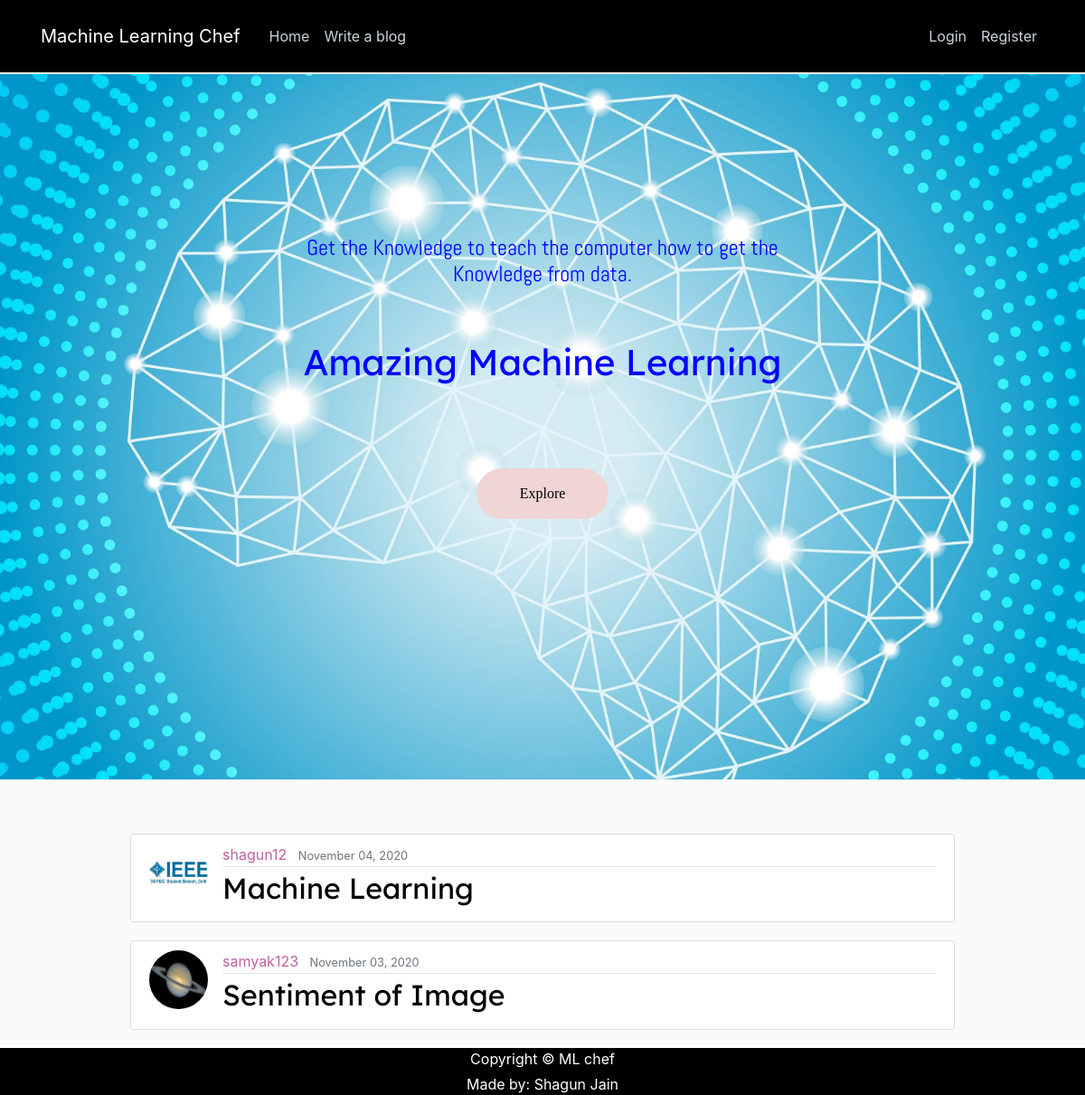
The app's page /, older data.
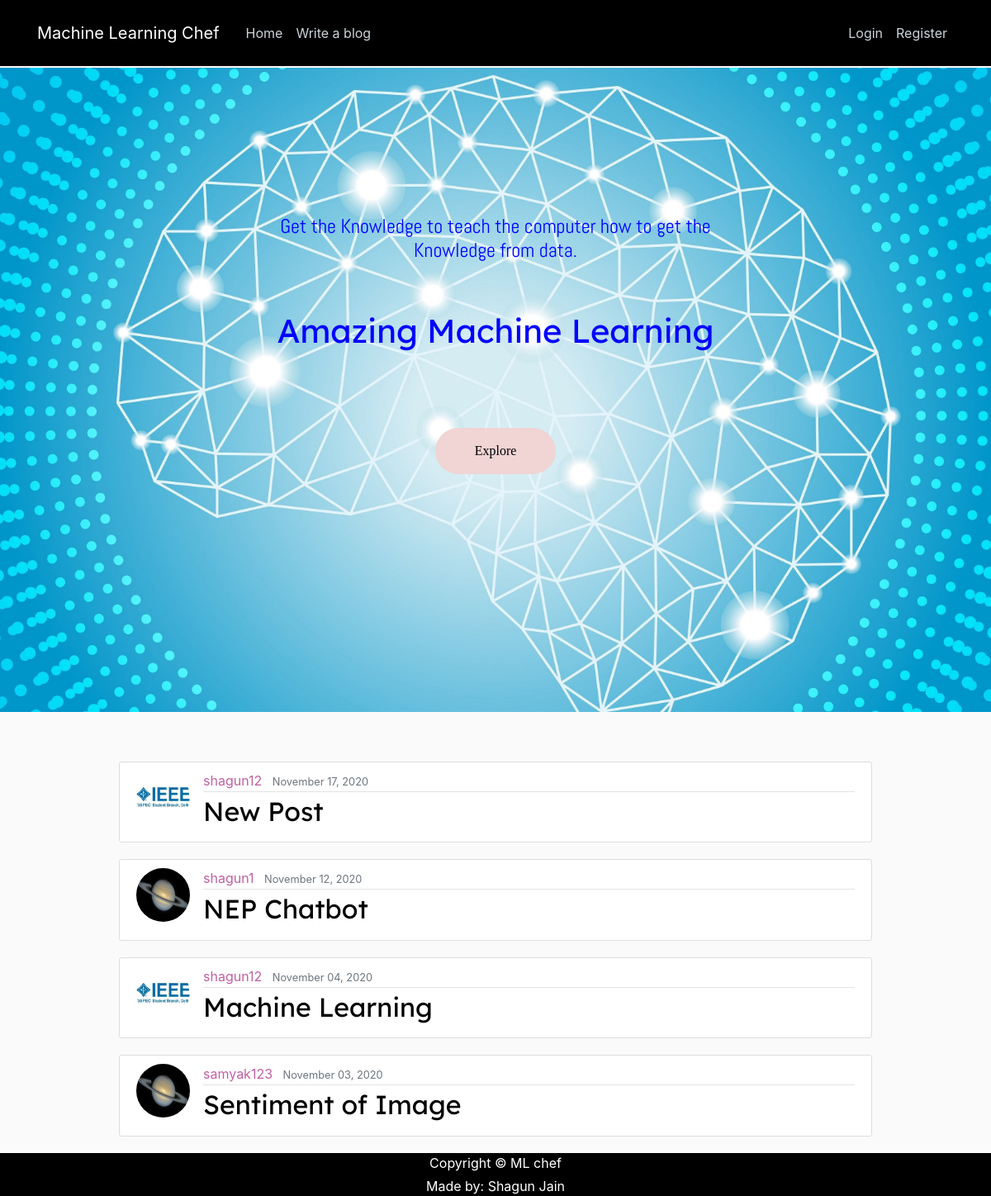
The same page, newer data.
### myblog/models.py (models this page shows, shortened)
class Post(models.Model):
    title = models.CharField(max_length=100)
    content = models.TextField()
    date_posted = models.DateTimeField(default=timezone.now)
    author = models.ForeignKey(User, on_delete=models.CASCADE)
    likes = models.ManyToManyField(User,related_name='post_like')

### myusers/models.py (models this page shows, shortened)
class Profile(models.Model):
	user = models.OneToOneField(User, on_delete=models.CASCADE)
	image = models.ImageField(default='mine.jpg', upload_to='profile_pics')

### myblog/views.py (the view)
# urls.py: path('', Post_ListView.as_view(), name='blog-home'),
class Post_ListView(ListView):
	model = Post
	template_name = 'myblog/home.html'
	context_object_name = 'posts'
	ordering = ['-date_posted']
	paginate_by = 5

### myblog/templates/myblog/home.html (shortened to what this page needs)
{% extends "myblog/base.html" %}
{% load static %}
{% block styles %}
<link rel="stylesheet" type="text/css" href="{% static 'myblog/home_style.css' %}">
{% endblock styles %}
{% block extra_content%}
<section class="site-title">
  <div class="site-background" data-aos="fade-up" data-aos-delay="100">
      <h3>Get the Knowledge to teach the computer how to get the Knowledge from data.</h3>
      <h1>Amazing Machine Learning</h1>
      <a href="#posts_start"><button class="btn">Explore</button></a>
  </div>
</section>
{% endblock extra_content %}
{% block content %}
     {% for post in posts %}
        <article class="media content-section">
          <img class="rounded-circle article-img" src="{{ post.author.profile.image.url }}">
          <div class="media-body">
            <div class="article-metadata">
              <a class="mr-2 article-author" href="{% url 'blog-user_post' post.author.username %}">{{ post.author }}</a>
              <small class="text-muted">{{ post.date_posted|date:"F d, Y" }}</small>
            </div>
            <h2><a class="article-title" href="{% url 'post-detail' post.id %}">{{ post.title }}</a></h2>
          </div>
        </article>
    {% endfor %}
{% endblock content %}

### myblog/templates/myblog/base.html (shortened to what this page needs)
{% load static %}
<!DOCTYPE html>
<html>
<head>
    <link rel="stylesheet" href="https://cdnjs.cloudflare.com/ajax/libs/font-awesome/4.7.0/css/font-awesome.min.css">
    <link rel="stylesheet" href="https://maxcdn.bootstrapcdn.com/bootstrap/4.0.0/css/bootstrap.min.css">
    <link rel="stylesheet" type="text/css" href="{% static 'myblog/main.css' %}">
    {% block styles %}
    {% endblock %}
</head>
<body>
    <header class="site-header">
      <nav class="navbar navbar-expand-md navbar-dark bg-steel">
        <div class="container">
          <a class="navbar-brand mr-4" href="{% url 'blog-home' %}">Machine Learning Chef</a>
          <div class="collapse navbar-collapse" id="navbarToggle">
            <div class="navbar-nav mr-auto">
              <a class="nav-item nav-link" href="{% url 'blog-home' %}">Home</a>
              <a class="nav-item nav-link" href="{% url 'post-create' %}">Write a blog</a>
            </div>
            <div class="navbar-nav">
              {% if user.is_authenticated %}
                <a class="nav-item nav-link" href="{% url 'profile' %}">{{user.username}}</a>
                <a class="nav-item nav-link" href="{% url 'logout' %}">LogOut</a>
              {% else %}
                <a class="nav-item nav-link" href="{% url 'login' %}">Login</a>
                <a class="nav-item nav-link" href="{% url 'register' %}">Register</a>
              {% endif %}
            </div>
          </div>
        </div>
      </nav>
    </header>
    {% block extra_content %}{% endblock%}
    <main role="main" class="container">
      <div class="row">
        <div class="col-md-12">
          {% block content %}{% endblock %}
        </div>
      </div>
    </main>
    <div class="footer ">
        <p>Copyright &copy; ML chef </p>
        <div class="made">Made by: <a  target="_blank" href="https://www.linkedin.com/in/shagun-jain-32292a16b/">Shagun Jain</a></div>
    </div>
</body>
</html>

### myblog/static/myblog/main.css (style rules this page uses)
:root { --text-gray: #3f4954; --text-light : #686666da; --bg-color: #0f0f0f; --white: #ffffff; --midnight: #104f55; --sky: linear-gradient(120deg, #a1c4fd 0%, #c2e9fb 100%); --Abel: 'Abel', cursive; --Anton: 'Anton', cursive; --Josefin : 'Josefin', cursive; --Lexend: 'Lexend', cursive; --Livvic : 'Livvic', cursive; }
body { background: #fafafa; color: #333333; }
h1, h2, h3, h4, h5, h6 { color: #444444; }
.bg-steel { background-color: #000000; height: 80px; margin-bottom: 2px; }
.col-md-12 { padding-left: 10%; padding-right: 10%; }
.site-header .navbar-nav .nav-link { color: #cbd5db; }
.content-section { background: #ffffff; padding: 10px 20px; border: 1px solid #dddddd; border-radius: 3px; margin-bottom: 20px; }
.article-author { color: #c060a1; }
.article-title { color: #000000; }
.article-img { height: 65px; width: 65px; margin-right: 16px; }
.article-metadata { padding-bottom: 1px; margin-bottom: 4px; border-bottom: 1px solid #e3e3e3 }
.footer { height: auto; background-color: #000000; display: flex; align-items: center; justify-content: center; color: white; flex-direction: column; }
.footer a { color: white; }
.footer p { margin-bottom: 4px; }

### myblog/static/myblog/home_style.css (style rules this page uses)
:root { --text-gray: #3f4954; --text-light : #686666da; --bg-color: #0f0f0f; --white: #ffffff; --midnight: #104f55; --sky: linear-gradient(120deg, #a1c4fd 0%, #c2e9fb 100%); --Abel: 'Abel', cursive; --Anton: 'Anton', cursive; --Josefin : 'Josefin', cursive; --Lexend: 'Lexend', cursive; --Livvic : 'Livvic', cursive; }
h1 { font-family: var(--Lexend); font-size: 2.5rem; }
h2 { font-family: var(--Lexend); }
h3 { font-family: var(--Abel); font-size: 1.5rem; }
button.btn { border: none; border-radius: 2rem; padding: 1rem 3rem; font-size: 1rem; font-family: var(--Livvic); cursor: pointer; }
.site-title { background: url(images/machinelearning.jpg); background-size: cover; height: 65vw; width: 100%; display: flex; justify-content: center; margin-bottom: 5%; }
.site-background { padding-top: 10%; text-align: center; }
.site-background h1,h3 { color: blue; margin: 8%; }
.site-background .btn { margin-top: 5%; background: #f1d4d4; }

Row changes from the older to the newer data that the page shows:
added Post: author.profile.image (picture), author "shagun12", date_posted "November 17, 2020", title "New Post"
added Post: author.profile.image (picture), author "shagun1", date_posted "November 12, 2020", title "NEP Chatbot"
